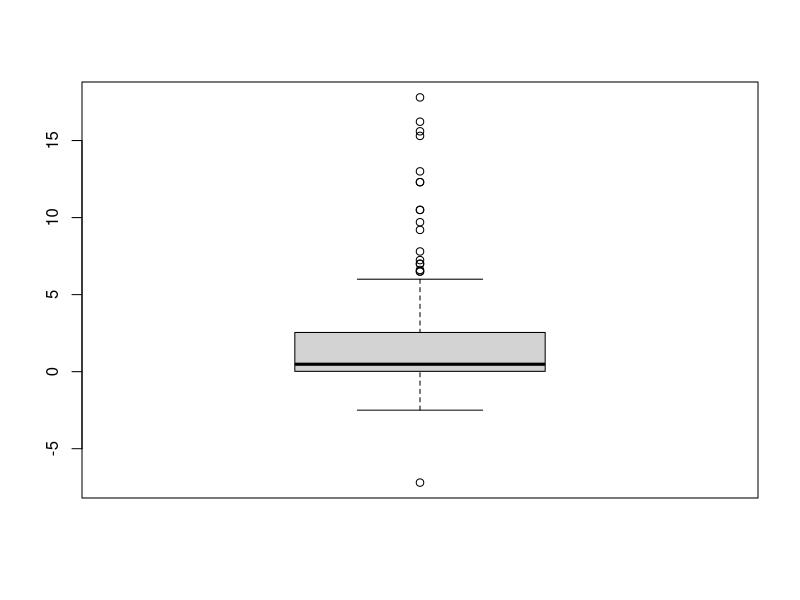
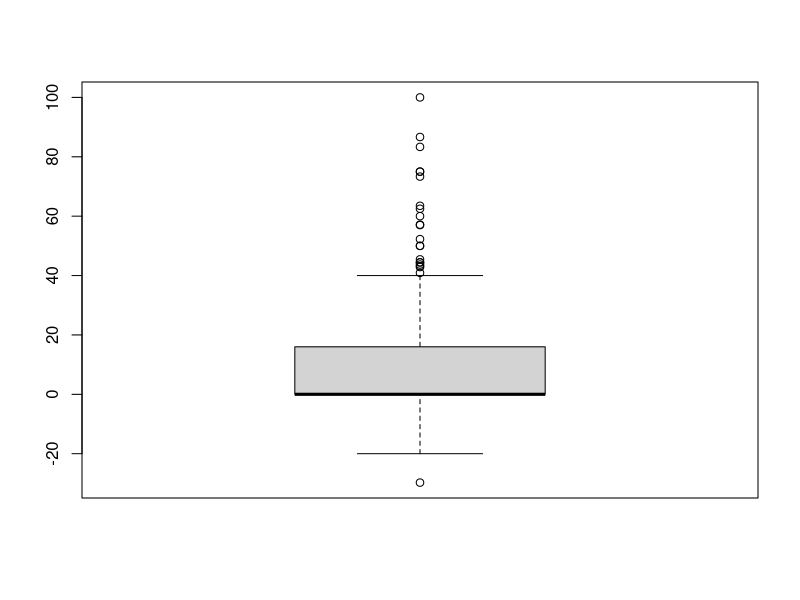
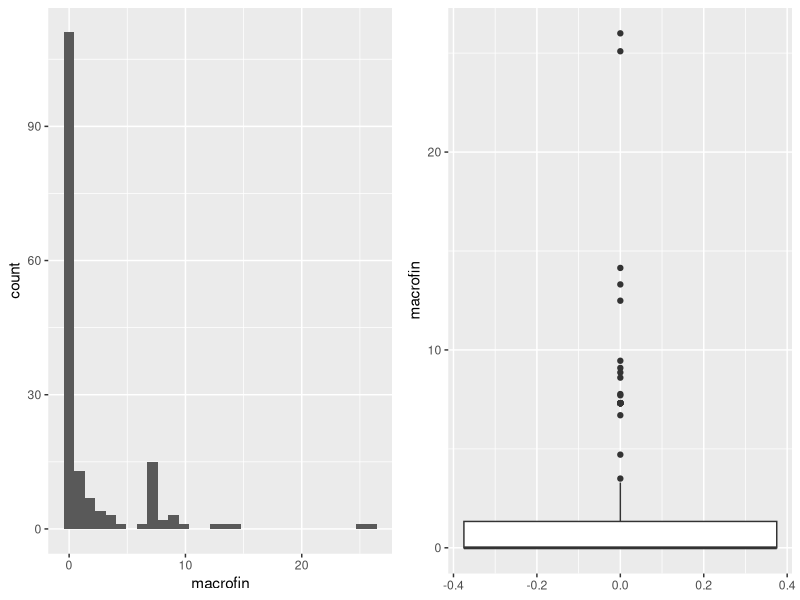
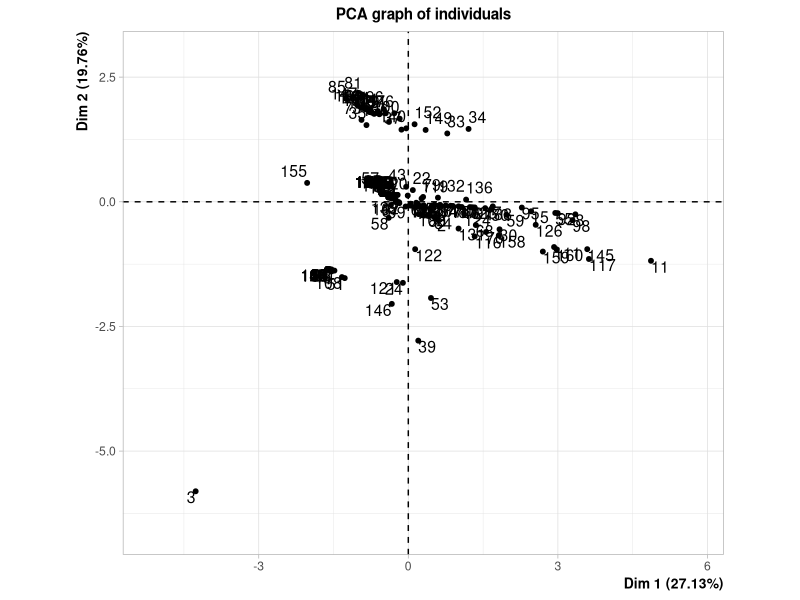
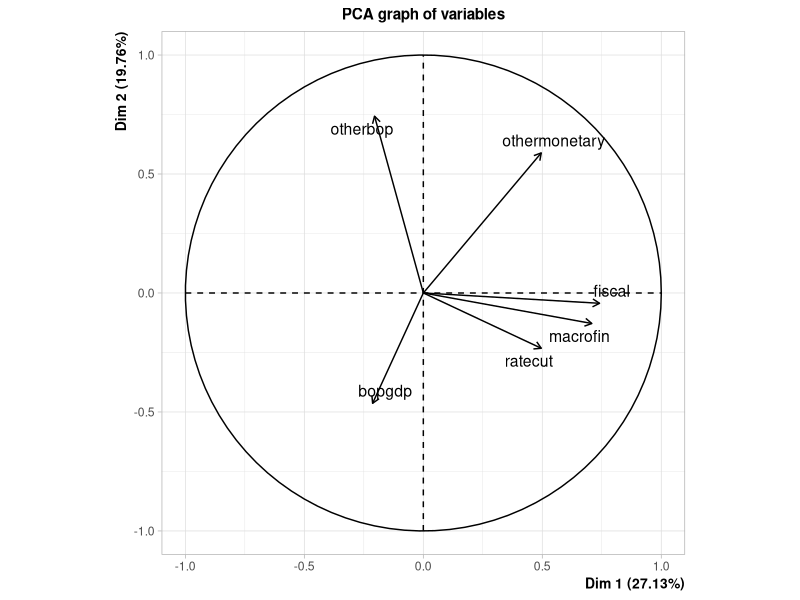
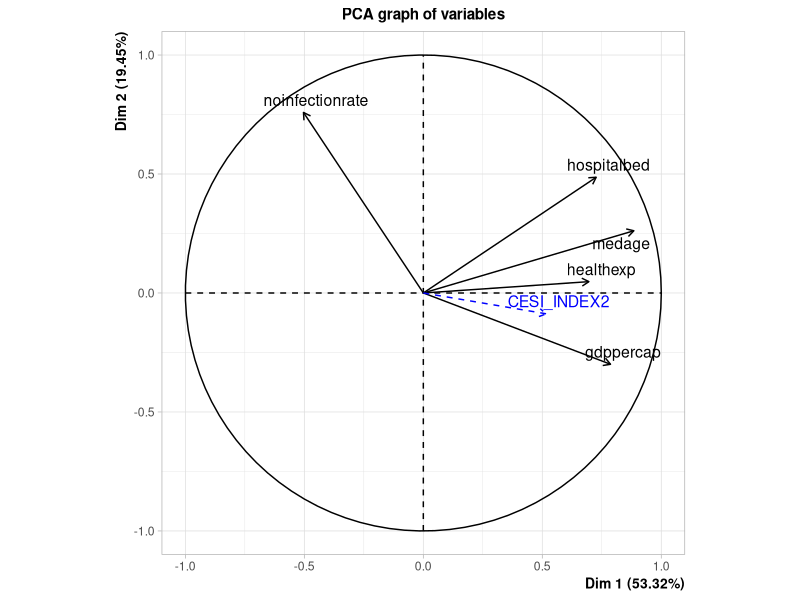
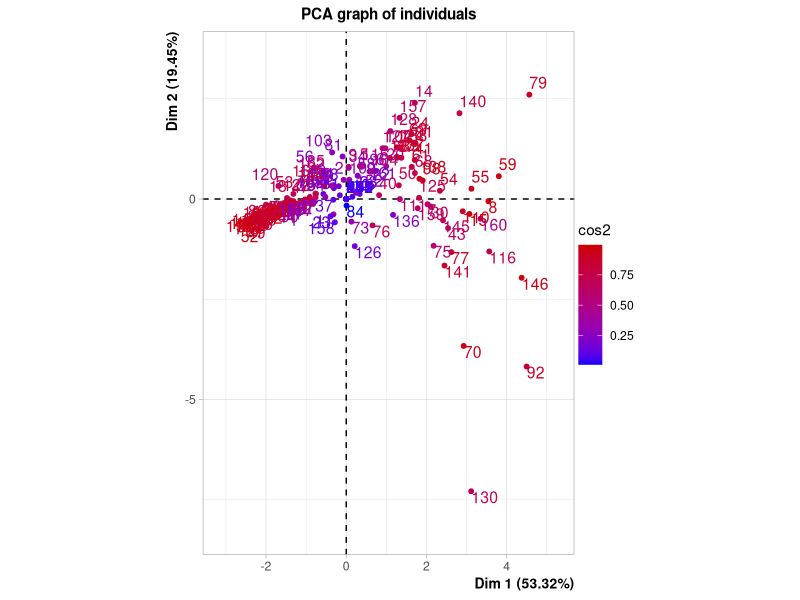
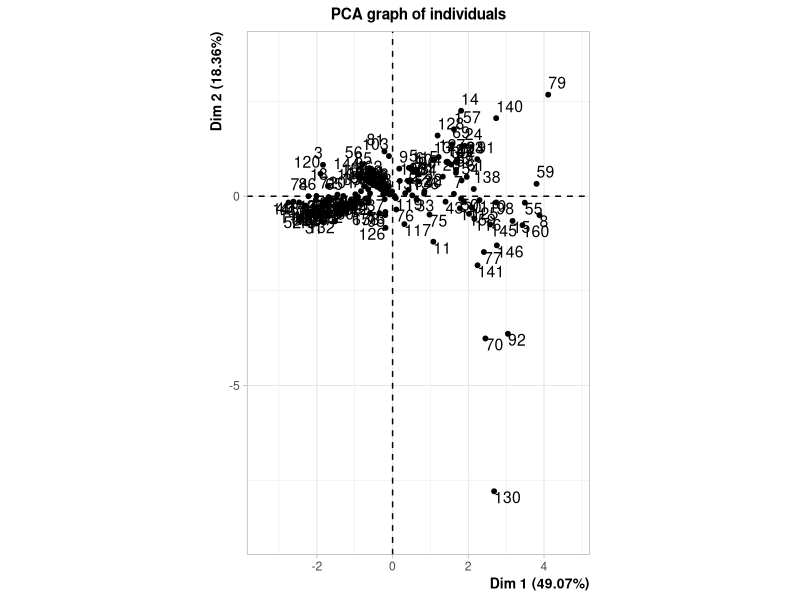

Write the R code that produced these figures, in order.
## ---- chunk 1
knitr::opts_chunk$set(echo=FALSE,
                      include=FALSE,
                      warning = FALSE,
                      message = FALSE,
                      fig.pos = 'H',
                      fig.align = 'center',
                      out.extra = '',
                      fig.hold = 'hold',
                      out.width = "50%"
                      )
options(xtable.comment=FALSE,
        xtable.table.placement="H")
## ---- chunk 2
library(dplyr)
library(ggplot2)
library(readxl)
library(xtable)
library(FactoMineR)
library(forcats)
library(gridExtra)

## ---- chunk 3
#Lectura de los datos

datos <- read.table("corona.txt", sep = "\t", header = TRUE)

datos <- datos  %>% rename(healthexp= "currenthealthexpenditureofgdpshx", gdppercap = "gdppercapitaconstant2010us" )
## ---- chunk 4
datospob <- read_xls("datospob.xls") %>% 
  select(`Country Name`, `2018`) %>%
  rename(country = `Country Name`, denspob = `2018` )


faltan <- datos$country %in% datos$country
datos$country[which(faltan == FALSE)]


datospob$country <-  recode(datospob$country,
                    `Bahamas, The` = "Bahamas",
                    `Brunei Darussalam` = "Brunei",
                    `Congo, Rep.` = "Congo, R",
                    `Cote d'Ivoire` = "Cote Ivory",
                    `Congo, Dem. Rep.` = "Democratic Republic of Congo",
                    `Egypt, Arab Rep.` = "Egypt",
                    `Gambia, The` = "Gambia",
                    `Guinea-Bissau` = "Guinea Bissau",
                    `Hong Kong SAR, China` = "Hong Kong",
                    `Iran, Islamic Rep.` = "Iran",
                    `Kyrgyz Republic` = "Kyrgyzstan",
                    `Lao PDR` = "Laos",
                    `Russian Federation` = "Russia",
                    `Korea, Rep.` = "South Korea",
                    `Tajikistan` = "Taijikistan",
                    `Yemen, Rep.` = "Yemen"
                    )

#sum(datos$country %in% datospob$country)-length(datos$country %in% datospob$country) control

datos <- datos %>% left_join(datospob, by="country")
## ---- chunk 5
dim(datos)
## ---- chunk 6
cbind("Variable"=names(datos), "Datos faltantes"=NAcheck <- as.numeric(apply(is.na(datos), 2, sum))) %>% 
  as.data.frame %>% 
  filter(`Datos faltantes`!=0) %>% 
  t() %>%
    xtable(caption="Tabla de cantidad de observaciones faltables para las variables.") %>% 
  print.xtable(include.colnames = FALSE)

datos <- datos %>% select(-c(stringency))

## ---- chunk 7

dim(datos)
(NAcheck <- as.numeric(apply(is.na(datos), 2, sum)))

#Hay NAs en varias variables, una opcion de imputacion, en las cuantitativas imputar la media y en las cualitativas el modo. Stringency tiene 93 NAs (evaluar sacarla)

#vector de valores medios

vals_meds <- rep(0, dim(datos)[2])

for(j in 1:dim(datos)[2]){
  
  vals_meds[j] <- mean(datos[,j], na.rm = TRUE)
}

#imputacion de vals medios en NAs

for(j in 1:dim(datos)[2]){
  if(NAcheck[j]>0){
    
    for(i in 1:dim(datos)[1]){
      if(is.na(datos[i,j])==TRUE){
       datos[i,j] <- vals_meds[j] 
    }
    }
  }
}


## ---- chunk 8

correl <- datos %>% select(-c(country, othermonetary, otherbop, CESI_INDEX)) %>% cor()

correl %>% round(2) %>%  xtable(caption="Matriz de correlaciones") %>% print.xtable(include.rownames = FALSE)

## ---- chunk 9
datos %>%
  arrange(desc(bopgdp)) %>%
  head(11) %>%
  select(country, bopgdp) %>%
  mutate(bopgdp=round(bopgdp, 2) )%>% 
  rename(`País`="country", `Medidas de BOP (% PBI)`="bopgdp") %>% 
  as.data.frame() %>% 
  xtable(caption = "Tabla de medidas de balanza de pago como porcentaje de PBI, ordenada de forma decreciente.") %>% 
  print.xtable(include.rownames =  FALSE)

otrasbop <- summary(as.factor(datos$otherbop))  
## ---- chunk 10
boxplot.fiscal <- boxplot(datos$fiscal)

fiscal.argelia <- datos %>% select(country, fiscal) %>% arrange(fiscal) %>% head(1)

## ---- chunk 11
ratecut.boxplot <- boxplot(datos$ratecut)

datos %>% select(country, ratecut) %>% arrange(desc(ratecut)) %>% head(20)

datos %>% filter(ratecut < 0) %>% count()
datos %>% filter(ratecut == 0) %>% count()


bigote <- quantile(datos$ratecut, 0.75)+ 1.5*IQR(datos$ratecut)

datos %>% filter(ratecut > bigote) %>% count()

quantile(datos$ratecut, 0.25)
quantile(datos$ratecut, 0.5)

## ---- chunk 12
macrofin.hist <- datos %>% ggplot() + geom_histogram(aes(x=macrofin))
macrofin.boxplot <- datos %>% ggplot() + geom_boxplot(aes(y=macrofin))
  
grid.arrange(macrofin.hist, macrofin.boxplot, ncol=2)

min(datos$macrofin)
quantile(datos$macrofin, 0.61)
datos %>% filter(macrofin == 0) %>% count()

## ---- chunk 13
datos %>% filter(bopgdp == 0) %>% count()
## ---- chunk 14
gdppercap.boxplot <- datos %>% ggplot() + geom_boxplot(aes(y=gdppercap))

pbi.lux <- datos %>% filter(country=="Luxembourg") %>% select(gdppercap)

q3.gdp <- quantile(datos$gdppercap, 0.75)


## ---- chunk 15
medage.boxplot <- datos %>% ggplot() + geom_boxplot(aes(y=medage))

min.medage <- min(datos$medage)
max.medage <- max(datos$medage)

media.medage <- mean(datos$medage)
median(datos$medage)

max.ind.medage <- datos[which.max(datos$medage),]
min.ind.medage <- datos[which.min(datos$medage),]
## ---- chunk 16
healthexp.boxplot <- datos %>% ggplot() + geom_boxplot(aes(y=healthexp))

max.healthexp <- datos[which.max(datos$healthexp),]
max.healthexp2 <- datos[which.max(datos$healthexp[-130]),]

mean(datos$healthexp)
median(datos$healthexp)
## ---- chunk 17
boxplot.hospitalbed <- datos %>% ggplot() + geom_boxplot(aes(y=hospitalbed))

hospitalbed.mean <- mean(datos$hospitalbed)
hospitalbed.median <- median(datos$hospitalbed)

hospitalbed.japon <- datos %>% select(country, hospitalbed) %>% arrange(desc(hospitalbed)) %>% head(1)




## ---- chunk 18
infectionrate.boxplot <- datos %>% ggplot() + geom_boxplot(aes(y=infectionrate))

quantile(datos$infectionrate, 0.75)
datos %>% select(country, infectionrate) %>% arrange(desc(infectionrate)) %>% head(20)

## ---- chunk 19
vars.indice <- c("fiscal", "ratecut", "macrofin", "bopgdp", "othermonetary", "otherbop")

acp_indice <- PCA(select(datos, vars.indice), ncp=6)

summary(acp_indice)

ind.est.econ <- acp_indice$ind$coord[,1]

cor(ind.est.econ, datos$CESI_INDEX)

sum(ind.est.econ-datos$CESI_INDEX) #Llegamos a que son el mismo índice

acp_indice$eig
## ---- chunk 20
#plot.PCA(acp_indice, choix = "var")


acp_indice$var$coord[,1] %>% as.data.frame %>% xtable(caption="Correlación de cada variable con el índice de estímulo económico.")



coords_art <- c(0.58,0.39,0.55,0.39,-0.17, -0.16)
## ---- chunk 21
datos$noinfectionrate <- 1-datos$infectionrate

datos$CESI_INDEX2 <- ind.est.econ


#ANEXO vars.acp <- c("medage", "gdppercap", "healthexp", "hospitalbed", "noinfectionrate", "CESI_INDEX2", "denspob")

#ANEXO acp <- PCA(datos[,vars.acp], ncp=7)


#ANEXO vars.acp2 <- c("medage", "gdppercap", "healthexp", "hospitalbed", "noinfectionrate", "CESI_INDEX2")

#ANEXO acp2 <- PCA(datos[,vars.acp2], ncp=6)


vars.acp3 <- c("medage", "gdppercap", "healthexp", "hospitalbed", "noinfectionrate", "CESI_INDEX2")

acp3 <- PCA(datos[,vars.acp3], quanti.sup = 6, graph=FALSE)


acp3$eig %>% round(2) %>%  as.data.frame() %>% rename(`Valor propio`="eigenvalue", `% de varianza`= "percentage of variance", `% acumulado de varianza`="cumulative percentage of variance") %>% xtable(caption="Valores propios asociados a las componentes principales y porcentajes de inercia de cada uno.")


## ---- chunk 22
plot.PCA(acp3, axes= c(1,2), choix = c("var"))

#ver como interpretar la ""colinealidad"" entre infectionrate y gdppercap en el primer plano principal
## ---- chunk 23
acp3$var$coord %>% round(2) %>% as.data.frame() %>% select(Dim.1, Dim.2) %>% 
  xtable(caption="Coordenadas de las variables originales en el primer plano principal")

# acp3$var$cos2 %>% round(2) %>% as.data.frame() %>% select(Dim.1, Dim.2) %>%
#   xtable(caption="cos2 de los ángulos de las variables con los ejes del primer plano principal")

#CONSULTAR

## ---- chunk 24
coord.ind.1 <- round(cor(datos$CESI_INDEX, acp3$ind$coord[,1]), 2)
coord.ind.2 <- round(cor(datos$CESI_INDEX, acp3$ind$coord[,2]), 2)

## ---- chunk 25
cors.ind.org <- round(cor(select(datos, medage, gdppercap, healthexp, hospitalbed, CESI_INDEX2, noinfectionrate))["CESI_INDEX2",],2)
## ---- chunk 26
summary(acp3)


plot.PCA(acp3, choix = "ind", habillage="cos2")

#steam_ncp sirve para estimar la cantidad de componentes con la cual quedarse
## ---- chunk 27
#se tiene el cos^2 en el plano

mat_cos2  <-  apply(acp3$ind$cos2[,1:2],1, sum)



mat_dist_cos2 <- cbind("cos2_plano" = mat_cos2, "norma"=  acp3$ind$dist) 

mat_dist_cos2 %>% as.data.frame %>%  arrange(desc(norma)) %>% round(2) %>% xtable()

## ---- chunk 28
vars.acp4 <- c("healthexp", "medage", "noinfectionrate", "CESI_INDEX2", "hospitalbed")

acp4 <- PCA(datos[,vars.acp4], ncp=7)

# acp3$eig %>% round(2) %>%  as.data.frame() %>% rename(`Valor propio`="eigenvalue", `% de varianza`= "percentage of variance", `% acumulado de varianza`="cumulative percentage of variance") %>% xtable(caption="Valores propios asociados a las componentes principales y porcentajes de inercia de cada uno.")

#gdppercap y cesi colineales porque probablemente los coeficientes son iguales

#Rlos angulos de noinfectionrate y de hospitalbed son muy parecidos con el eje 2
## ---- chunk 29
plot.PCA(acp3, axes= c(1,3), choix = c("var"))
## ---- chunk 30
vars.acp4 <- c( "gdppercap", "healthexp", "hospitalbed", "noinfectionrate", "CESI_INDEX2")

acp4 <- PCA(datos[,vars.acp4], ncp=7)

summary(acp4)
## ---- chunk 31
vars.acp5 <- c("medage", "healthexp", "hospitalbed", "noinfectionrate", "CESI_INDEX2")

acp5 <- PCA(datos[,vars.acp5], ncp=7)

summary(acp5)
## ---- chunk 32
#AL hacer indice de salud, considerar cambios de escala
